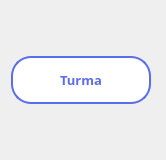
<?xml version="1.0" encoding="UTF-8"?>
<ui version="4.0">
 <class>Form</class>
 <widget class="QWidget" name="Form">
  <property name="geometry">
   <rect>
    <x>0</x>
    <y>0</y>
    <width>166</width>
    <height>160</height>
   </rect>
  </property>
  <property name="windowTitle">
   <string>Form</string>
  </property>
  <property name="styleSheet">
   <string notr="true">QPushButton {
    background-color: #FFFFFF;
    color: #5B6EE9;
	border: 1.5px solid #5B6EE9;
    border-radius: 20px;
    padding: 13px 20px;
    font-size: 13px;
    font-weight: 750;
    font-family: 'Segoe UI', 'SF Pro Text', sans-serif;

}

QPushButton:checked {
    background-color: #5B6EE9;
    color: #FFFFFF;
    border: none;
    border-radius: 20px;
    padding: 13px 20px;
    font-size: 13px;
    font-weight: 750;
    font-family: 'Segoe UI', 'SF Pro Text', sans-serif;
}

QPushButton:hover {
    border: 1.5px solid #D6DCF5;
}
</string>
  </property>
  <layout class="QVBoxLayout" name="verticalLayout">
   <item>
    <widget class="QPushButton" name="turma">
     <property name="minimumSize">
      <size>
       <width>100</width>
       <height>40</height>
      </size>
     </property>
     <property name="maximumSize">
      <size>
       <width>140</width>
       <height>16777215</height>
      </size>
     </property>
     <property name="font">
      <font>
       <family>Segoe UI,SF Pro Text,sans-serif</family>
       <pointsize>-1</pointsize>
       <weight>93</weight>
       <bold>true</bold>
      </font>
     </property>
     <property name="layoutDirection">
      <enum>Qt::LeftToRight</enum>
     </property>
     <property name="text">
      <string>Turma</string>
     </property>
     <property name="checkable">
      <bool>true</bool>
     </property>
     <property name="checked">
      <bool>false</bool>
     </property>
    </widget>
   </item>
  </layout>
 </widget>
 <resources/>
 <connections/>
</ui>
